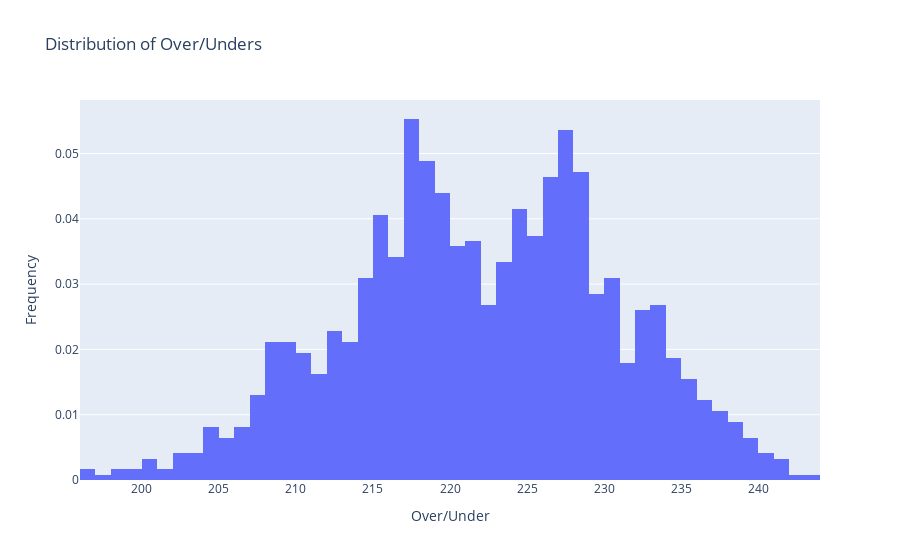

The cell this chart's notebook holds for it:
### Code cell
fig = go.Figure(data=[go.Histogram(x=vegas['total'], histnorm='probability')],
               layout=go.Layout(title='Distribution of Over/Unders',
                                xaxis_title_text ='Over/Under',
                                yaxis_title_text = 'Frequency'
                               ))

fig.show()

### Figure 1 — Plotly figure (JSON) as saved in the notebook; plotly's stock layout.template omitted (floating-point values rounded to 4 significant figures; data arrays with more than 128 entries replaced by an {"elided": "..."} marker saying what was removed)
{"data": [{"histnorm": "probability", "type": "histogram", "x": {"elided": "2460 float values"}}], "layout": {"title": {"text": "Distribution of Over/Unders"}, "xaxis": {"title": {"text": "Over/Under"}}, "yaxis": {"title": {"text": "Frequency"}}}}
